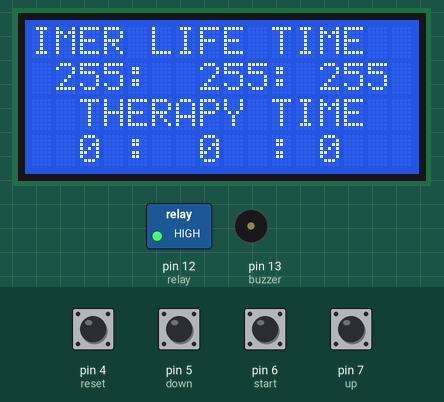
Simulated run of this sketch. Board: Arduino Uno, built with avr-gcc and run on an emulated ATmega328P. On the bench: 16×4 character LCD, switched loads named in the sketch (green lamp = pin HIGH), buzzer (waves = sounding, pin HIGH). The inputs (shaded band) are chosen by the test bench; at power-on: pin 4 (reset), pin 5 (down), pin 6 (start), pin 7 (up) LOW. EEPROM starts erased; what the sketch prints to the serial monitor is not drawn.

Above: at 4.3 s.
4.4 s: pin 4 (reset) pulled HIGH for 0.55 s
At 4.96 s:
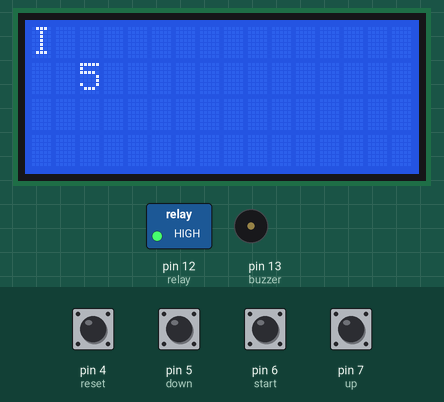
6.6 s: pin 6 (start) pulled HIGH for 0.55 s
At 7.18 s:
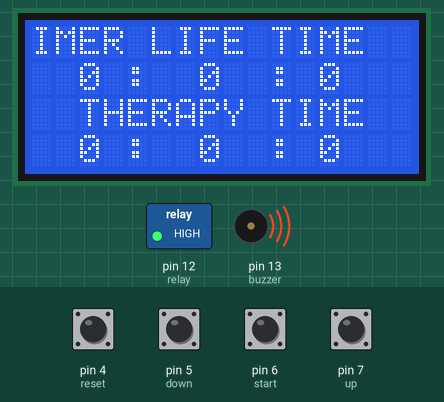
10.0 s: pin 5 (down) pulled HIGH for 0.55 s
At 11.2 s:
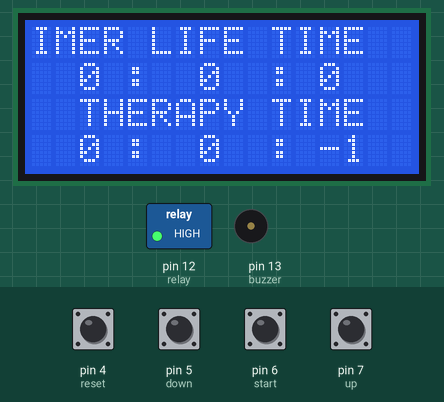
12.1 s: pin 6 (start) pulled HIGH for 1 s
At 12.8 s:
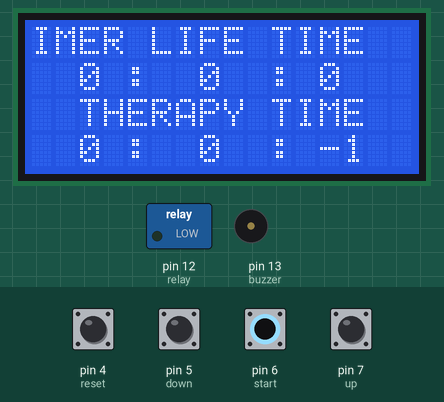
14.6 s: pin 7 (up) pulled HIGH for 1 s
At 16.3 s:
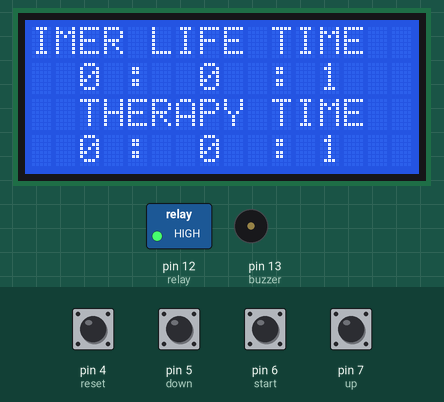
17.4 s: pin 6 (start) pulled HIGH for 1 s
At 18.58 s:
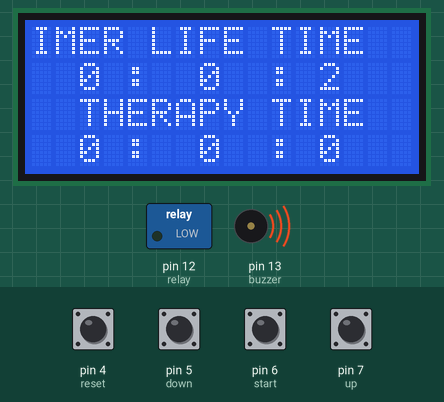
Timing chart, 0 to 22.2 s (numbered marks = the images above; inputs shaded):
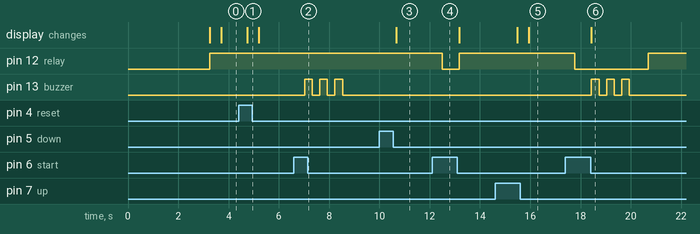

Measured:
- after the input at 4.4 s, the display: changes after 0.34 s (image 1)
- after the input at 6.6 s, pin 13 (buzzer): alternates HIGH for 0.30 s and LOW for 0.30 s, 6 changes in all, then stays LOW, starting after 0.43 s
- after the input at 10.0 s, the display: changes after 0.67 s (image 3)
- after the input at 12.1 s, pin 12 (relay): HIGH → LOW after 0.41 s, → HIGH 0.67 s later
- after the input at 14.6 s, the display: first changes after 0.87 s (image 5 shows a later state)
- after the input at 17.4 s, pin 12 (relay): HIGH → LOW after 0.37 s, → HIGH 2.9 s later; pin 13 (buzzer): alternates HIGH for 0.30 s and LOW for 0.30 s, 6 changes in all, then stays LOW, starting after 1.0 s; the display: changes after 1.0 s (image 6)

The sketch:

CODING_ilham.ino
```cpp
#include <EEPROM.h>
#include <LiquidCrystal_I2C.h>
LiquidCrystal_I2C lcd(0x27, 16, 4);
int aa;
int reset = 4;
int up = 7;
int down = 5;
int start = 6;
int relay = 12;
int clockk = A0;
int buzzer =13;
int live_time;
int set_alarm = 6;
int count = 0;
int set_time = 0;

//waktu local
int jam_local = 0;
int menit_local = 0;
int detik_local = 0;

//waktu tampil
int menit_tampil = 59;
int detik_tampil = 59;

int menit_state = 0;
int detik_state = 0;

int lifetime = 7500;
//waktu read eeprom
int eeprom_detik;
int eeprom_menit;
int eeprom_jam;
int count_start = 0;


void setup() {
  // put your setup code here, to run once:
  pinMode(reset,INPUT);
  pinMode(up,INPUT);
  pinMode(down,INPUT);
  pinMode(start,INPUT);
  pinMode(buzzer,OUTPUT);
  pinMode(relay,OUTPUT);
  lcd.begin();
  Serial.begin(9600);
  lcd.setCursor(5,0);
  lcd.print("ATEM");
  lcd.setCursor(-2,1);
  lcd.print("ANDAKARA JAKARTA");
  lcd.setCursor(-4,2);
  lcd.print("ILHAM NURFAUZAN");
  lcd.setCursor(0,3);
  lcd.print("18242041");
  delay(3000);
//   writeIntIntoEEPROM(2, 12);
  reset_Lcd();
}

void loop() {
  // put your main code here, to run repeatedly:
  int Reset = digitalRead(reset);
  int Up = digitalRead(up);
  int Down = digitalRead(down);
  int Star_Stop = digitalRead(start);
  tampil_Lcd();
  if(Star_Stop == 1){
//     if(count == 0){
//      menit_state = menit_local;
//      detik_state = detik_local;
//      menit_local = 0;
//      detik_local = 0;
//     }
    if(detik_local != 0 or menit_local != 0){
        if(eeprom_menit == 125){
          lima();
        }else if(eeprom_jam != 125){
           digitalWrite(relay,0);
           menu_waktu();
        }
    }else{
      tiga();
    }

  }else if (count == 0&&Star_Stop ==0){
    eeprom_detik = EEPROM.read(1);
    eeprom_menit = EEPROM.read(2);
    eeprom_jam = EEPROM.read(3);
    if(eeprom_menit == lifetime){

    }
  }
  if(Star_Stop == 0){
    digitalWrite(relay,1);
  }
  if(Reset == 1){
    menu_reset();
  }
  if(Up == 1 && set_time == 1){
    menit_local = menit_local + 1;
  }
  if (Down == 1 && set_time == 1){
    menit_local = menit_local - 1;
  }
  if(Up == 1 && set_time == 0){
    detik_local = detik_local + 1;
  }
  if (Down == 1 && set_time == 0){
    detik_local = detik_local - 1;
  }

  if (Down == 1 && Up == 1){
    if(set_time==1){
      set_time = 0;
    }else if(set_time == 0){
      set_time = 1;
    }
  }
  Serial.println(count);
  Serial.print(" : ");
  Serial.print(detik_local);
  Serial.print(" : ");
  Serial.println(menit_local);
  count = count + 1;

delay(400);
}
```

EEPROM.ino
```cpp
void writeIntIntoEEPROM(int address, int number)
{
  byte byte1 = number >> 8;
  byte byte2 = number & 0xFF;
  EEPROM.write(address, byte1);
  EEPROM.write(address + 1, byte2);
}

int readIntFromEEPROM(int address)
{
  byte byte1 = EEPROM.read(address);
  byte byte2 = EEPROM.read(address + 1);
  return (byte1 << 8) + byte2;
}
```

component.ino
```cpp
int reset_Lcd(){
  lcd.setCursor(1,0);
  lcd.print("                             ");
  lcd.setCursor(3,1);
  lcd.print("                            ");
  lcd.setCursor(2,2);
  lcd.print("                    ");
  lcd.setCursor(-4,3);
  lcd.print("                  ");
}

int tampil_Lcd(){
  lcd.setCursor(-1,0);
  lcd.print("TIMER LIFE TIME");
  if(eeprom_jam > 9){
    lcd.setCursor(1,1);
    lcd.print(eeprom_jam);
  }else if (eeprom_jam > 100){
    lcd.setCursor(0,1);
    lcd.print(eeprom_jam);
  }else{
    lcd.setCursor(2,1);
    lcd.print(eeprom_jam);
  }
  lcd.setCursor(4,1);
  lcd.print(":");
  if(eeprom_menit > 9){
    lcd.setCursor(7,1);
    lcd.print(eeprom_menit);
  }else{
    lcd.setCursor(7,1);
    lcd.print("   ");
    lcd.setCursor(7,1);
    lcd.print(eeprom_menit);
  }
  lcd.setCursor(10,1);
  lcd.print(":");
  if(eeprom_detik > 9){
    lcd.setCursor(12,1);
    lcd.print(eeprom_detik);
  }else{
    lcd.setCursor(12,1);
    lcd.print("  ");
    lcd.setCursor(12,1);
    lcd.print(eeprom_detik);
  }
  lcd.setCursor(-2,2);
  lcd.print("THERAPY TIME");
  if(jam_local > 9){
    lcd.setCursor(-3,3);
    lcd.print(jam_local);
  }else if (jam_local > 100){
    lcd.setCursor(-4,3);
    lcd.print(jam_local);
  }else{
    lcd.setCursor(-2,3);
    lcd.print(jam_local);
  }
  lcd.setCursor(0,3);
  lcd.print(":");
  if(menit_local > 9){
    lcd.setCursor(3,3);
    lcd.print(menit_local);
  }else{
    lcd.setCursor(3,3);
    lcd.print("   ");
    lcd.setCursor(3,3);
    lcd.print(menit_local);
  }
  lcd.setCursor(6,3);
  lcd.print(":");
  if(detik_local > 9){
    lcd.setCursor(8,3);
    lcd.print(detik_local);
  }else{
    lcd.setCursor(8,3);
    lcd.print("   ");
    lcd.setCursor(8,3);
    lcd.print(detik_local);
  }
}
```

menu.ino
```cpp
int menu_reset(){
  writeIntIntoEEPROM(0, 0);
  writeIntIntoEEPROM(1, 0);
  writeIntIntoEEPROM(2, 0);
  eeprom_detik=0;
  eeprom_menit=0;
  eeprom_jam =0;
  jam_local=0;
  menit_local=0;
  detik_local=0;
  reset_Lcd();
}
int detikk(){
  delay(100);
  return 1;
}
int menu_waktu(){
  if (detikk() == 1){
    int detik = readIntFromEEPROM(0);
    if(detik >= 59 ){
      writeIntIntoEEPROM(0, 0);
      int menit = readIntFromEEPROM(1);
      if(menit >= 59){
        writeIntIntoEEPROM(1, 0);
        int jam = readIntFromEEPROM(2);
        writeIntIntoEEPROM(2, jam);
        eeprom_jam = readIntFromEEPROM(2);
        jam = jam + 1;
        writeIntIntoEEPROM(2, jam);
        eeprom_jam = readIntFromEEPROM(2);
      }else{
        menit = menit + 1;
        writeIntIntoEEPROM(1, menit);
        eeprom_menit = readIntFromEEPROM(1);
      }
    }else if(detikk() == 1){

      detik = detik + 1;
      if(detik_local >= 1){
        detik_local = detik_local - 1;
      }else if(detik_local == 0){
        detik_local = 59;
        menit_local = menit_local - 1;
      }
      writeIntIntoEEPROM(0, detik);
      eeprom_detik = readIntFromEEPROM(0);
      }
    }
  }

int lima(){
      digitalWrite(buzzer,HIGH);
      delay(300);
      digitalWrite(buzzer,LOW);
      delay(300);
      digitalWrite(buzzer,HIGH);
      delay(300);
      digitalWrite(buzzer,LOW);
      delay(300);
      digitalWrite(buzzer,HIGH);
      delay(300);
      digitalWrite(buzzer,LOW);
      delay(300);
      digitalWrite(buzzer,HIGH);
      delay(300);
      digitalWrite(buzzer,LOW);
      delay(300);
}
int tiga(){
      digitalWrite(buzzer,HIGH);
      delay(300);
      digitalWrite(buzzer,LOW);
      delay(300);
      digitalWrite(buzzer,HIGH);
      delay(300);
      digitalWrite(buzzer,LOW);
      delay(300);
      digitalWrite(buzzer,HIGH);
      delay(300);
      digitalWrite(buzzer,LOW);
      delay(300);
}
```
